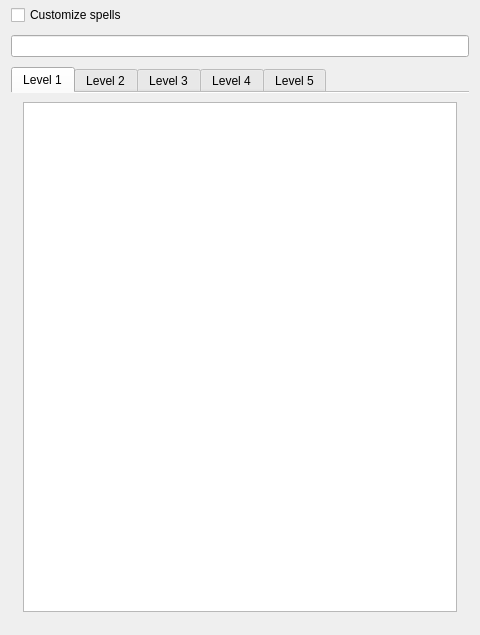
<?xml version="1.0" encoding="UTF-8"?>
<ui version="4.0">
 <class>HeroSpellWidget</class>
 <widget class="QDialog" name="HeroSpellWidget">
  <property name="windowModality">
   <enum>Qt::NonModal</enum>
  </property>
  <property name="geometry">
   <rect>
    <x>0</x>
    <y>0</y>
    <width>480</width>
    <height>635</height>
   </rect>
  </property>
  <property name="sizePolicy">
   <sizepolicy hsizetype="MinimumExpanding" vsizetype="MinimumExpanding">
    <horstretch>0</horstretch>
    <verstretch>0</verstretch>
   </sizepolicy>
  </property>
  <property name="minimumSize">
   <size>
    <width>480</width>
    <height>480</height>
   </size>
  </property>
  <property name="windowTitle">
   <string>Spells</string>
  </property>
  <property name="layoutDirection">
   <enum>Qt::LeftToRight</enum>
  </property>
  <property name="modal">
   <bool>true</bool>
  </property>
  <layout class="QVBoxLayout" name="verticalLayout">
   <property name="spacing">
    <number>10</number>
   </property>
   <property name="topMargin">
    <number>5</number>
   </property>
   <item>
    <widget class="QCheckBox" name="customizeSpells">
     <property name="text">
      <string>Customize spells</string>
     </property>
     <property name="checked">
      <bool>false</bool>
     </property>
    </widget>
   </item>
   <item>
    <widget class="QLineEdit" name="filter"/>
   </item>
   <item>
    <widget class="QTabWidget" name="tabWidget">
     <property name="sizePolicy">
      <sizepolicy hsizetype="Preferred" vsizetype="Minimum">
       <horstretch>0</horstretch>
       <verstretch>0</verstretch>
      </sizepolicy>
     </property>
     <property name="currentIndex">
      <number>0</number>
     </property>
     <property name="documentMode">
      <bool>true</bool>
     </property>
     <widget class="QWidget" name="level1">
      <property name="sizePolicy">
       <sizepolicy hsizetype="Preferred" vsizetype="Preferred">
        <horstretch>0</horstretch>
        <verstretch>0</verstretch>
       </sizepolicy>
      </property>
      <attribute name="title">
       <string>Level 1</string>
      </attribute>
      <layout class="QVBoxLayout" name="verticalLayout_level1">
       <property name="leftMargin">
        <number>12</number>
       </property>
       <property name="rightMargin">
        <number>12</number>
       </property>
       <property name="bottomMargin">
        <number>12</number>
       </property>
       <item>
        <widget class="QListWidget" name="spellList1">
         <property name="sizePolicy">
          <sizepolicy hsizetype="Preferred" vsizetype="Preferred">
           <horstretch>0</horstretch>
           <verstretch>0</verstretch>
          </sizepolicy>
         </property>
         <property name="editTriggers">
          <set>QAbstractItemView::NoEditTriggers</set>
         </property>
         <property name="alternatingRowColors">
          <bool>true</bool>
         </property>
         <property name="sortingEnabled">
          <bool>true</bool>
         </property>
        </widget>
       </item>
      </layout>
     </widget>
     <widget class="QWidget" name="level2">
      <property name="sizePolicy">
       <sizepolicy hsizetype="Preferred" vsizetype="Preferred">
        <horstretch>0</horstretch>
        <verstretch>0</verstretch>
       </sizepolicy>
      </property>
      <attribute name="title">
       <string>Level 2</string>
      </attribute>
      <layout class="QVBoxLayout" name="verticalLayout_level2">
       <property name="leftMargin">
        <number>12</number>
       </property>
       <property name="rightMargin">
        <number>12</number>
       </property>
       <property name="bottomMargin">
        <number>12</number>
       </property>
       <item>
        <widget class="QListWidget" name="spellList2">
         <property name="sizePolicy">
          <sizepolicy hsizetype="Preferred" vsizetype="Preferred">
           <horstretch>0</horstretch>
           <verstretch>0</verstretch>
          </sizepolicy>
         </property>
         <property name="editTriggers">
          <set>QAbstractItemView::NoEditTriggers</set>
         </property>
         <property name="alternatingRowColors">
          <bool>true</bool>
         </property>
         <property name="sortingEnabled">
          <bool>true</bool>
         </property>
        </widget>
       </item>
      </layout>
     </widget>
     <widget class="QWidget" name="level3">
      <property name="sizePolicy">
       <sizepolicy hsizetype="Preferred" vsizetype="Preferred">
        <horstretch>0</horstretch>
        <verstretch>0</verstretch>
       </sizepolicy>
      </property>
      <attribute name="title">
       <string>Level 3</string>
      </attribute>
      <layout class="QVBoxLayout" name="verticalLayout_level3">
       <property name="leftMargin">
        <number>12</number>
       </property>
       <property name="rightMargin">
        <number>12</number>
       </property>
       <property name="bottomMargin">
        <number>12</number>
       </property>
       <item>
        <widget class="QListWidget" name="spellList3">
         <property name="sizePolicy">
          <sizepolicy hsizetype="Preferred" vsizetype="Preferred">
           <horstretch>0</horstretch>
           <verstretch>0</verstretch>
          </sizepolicy>
         </property>
         <property name="editTriggers">
          <set>QAbstractItemView::NoEditTriggers</set>
         </property>
         <property name="alternatingRowColors">
          <bool>true</bool>
         </property>
         <property name="sortingEnabled">
          <bool>true</bool>
         </property>
        </widget>
       </item>
      </layout>
     </widget>
     <widget class="QWidget" name="level4">
      <property name="sizePolicy">
       <sizepolicy hsizetype="Preferred" vsizetype="Preferred">
        <horstretch>0</horstretch>
        <verstretch>0</verstretch>
       </sizepolicy>
      </property>
      <attribute name="title">
       <string>Level 4</string>
      </attribute>
      <layout class="QVBoxLayout" name="verticalLayout_level4">
       <property name="leftMargin">
        <number>12</number>
       </property>
       <property name="rightMargin">
        <number>12</number>
       </property>
       <property name="bottomMargin">
        <number>12</number>
       </property>
       <item>
        <widget class="QListWidget" name="spellList4">
         <property name="sizePolicy">
          <sizepolicy hsizetype="Preferred" vsizetype="Preferred">
           <horstretch>0</horstretch>
           <verstretch>0</verstretch>
          </sizepolicy>
         </property>
         <property name="editTriggers">
          <set>QAbstractItemView::NoEditTriggers</set>
         </property>
         <property name="alternatingRowColors">
          <bool>true</bool>
         </property>
         <property name="sortingEnabled">
          <bool>true</bool>
         </property>
        </widget>
       </item>
      </layout>
     </widget>
     <widget class="QWidget" name="level5">
      <property name="sizePolicy">
       <sizepolicy hsizetype="Preferred" vsizetype="Preferred">
        <horstretch>0</horstretch>
        <verstretch>0</verstretch>
       </sizepolicy>
      </property>
      <attribute name="title">
       <string>Level 5</string>
      </attribute>
      <layout class="QVBoxLayout" name="verticalLayout_level5">
       <property name="leftMargin">
        <number>12</number>
       </property>
       <property name="rightMargin">
        <number>12</number>
       </property>
       <property name="bottomMargin">
        <number>12</number>
       </property>
       <item>
        <widget class="QListWidget" name="spellList5">
         <property name="sizePolicy">
          <sizepolicy hsizetype="Preferred" vsizetype="Preferred">
           <horstretch>0</horstretch>
           <verstretch>0</verstretch>
          </sizepolicy>
         </property>
         <property name="editTriggers">
          <set>QAbstractItemView::NoEditTriggers</set>
         </property>
         <property name="alternatingRowColors">
          <bool>true</bool>
         </property>
         <property name="sortingEnabled">
          <bool>true</bool>
         </property>
        </widget>
       </item>
      </layout>
     </widget>
    </widget>
   </item>
  </layout>
 </widget>
 <resources/>
 <connections/>
</ui>
